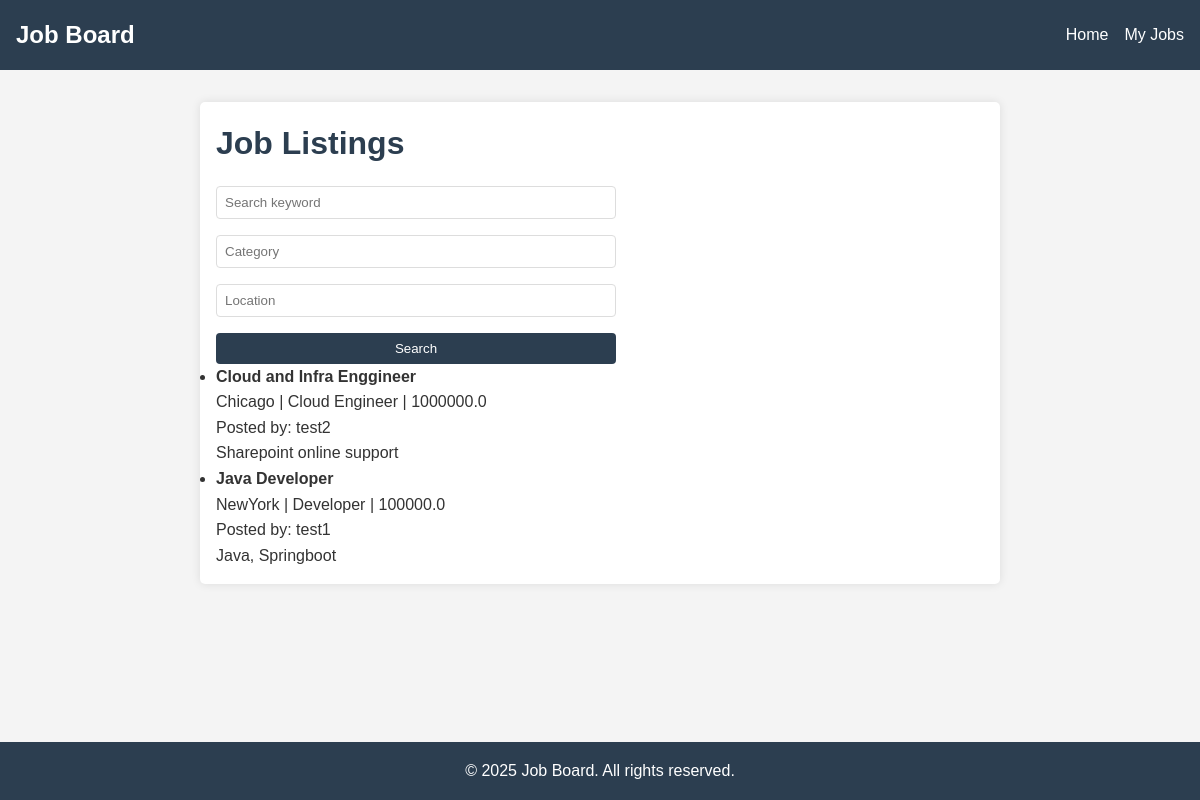
The page /job-listings (signed in) on the database its author committed.
### backend/models.py (models this page shows)
class Job(db.Model):
    __tablename__ = 'job'
    id = db.Column(db.Integer, primary_key=True)
    title = db.Column(db.String(100), nullable=False)
    description = db.Column(db.Text)
    location = db.Column(db.String(100))
    salary = db.Column(db.Float)
    category = db.Column(db.String(100))
    employer_id = db.Column(db.Integer, db.ForeignKey('employer.id'), nullable=False)
    employer = db.relationship('Employer', back_populates='jobs', lazy=True)
    applications = db.relationship('Application', back_populates='job', lazy=True)

class Employer(db.Model):
    __tablename__ = 'employer'
    id = db.Column(db.Integer, primary_key=True)
    name = db.Column(db.String(100), nullable=False)
    email = db.Column(db.String(120), unique=True, nullable=False)
    password = db.Column(db.String(200), nullable=False)
    company = db.Column(db.String(100))
    jobs = db.relationship('Job', back_populates='employer', lazy=True)

### backend/app.py (the view)
    @app.route('/job-listings')
    def job_listings():
        q = request.args.get('q', '').strip()
        category = request.args.get('category', '').strip()
        location = request.args.get('location', '').strip()
        query = Job.query
        if q:
            like = f"%{q}%"
            query = query.filter(
                Job.title.ilike(like) | Job.description.ilike(like)
            )
        if category:
            query = query.filter(Job.category.ilike(f"%{category}%"))
        if location:
            query = query.filter(Job.location.ilike(f"%{location}%"))
        jobs = query.order_by(Job.id.desc()).all()
        return render_template(
            'job_listings.html',
            jobs=jobs,
            q=q,
            category=category,
            location=location
        )

### templates/job_listings.html (shortened to what this page needs)
<!DOCTYPE html>
<html lang="en">
<head>
    <link rel="stylesheet" href="{{ url_for('static', filename='css/style.css') }}">
</head>
<body>
<nav>
    <h2>Job Board</h2>
    <ul>
        <li><a href="{{ url_for('index') }}">Home</a></li>
        {% if session.get('role') == 'employer' %}
            <li><a href="{{ url_for('employer_jobs') }}">My Jobs</a></li>
        {% endif %}
    </ul>
</nav>
<main>
    <h1>Job Listings</h1>
    <form method="get" action="{{ url_for('job_listings') }}">
        <input type="text" name="q" placeholder="Search keyword" value="{{ q }}">
        <input type="text" name="category" placeholder="Category" value="{{ category }}">
        <input type="text" name="location" placeholder="Location" value="{{ location }}">
        <button type="submit">Search</button>
    </form>
    <ul>
        {% for job in jobs %}
            <li>
                <strong>{{ job.title }}</strong><br>
                {{ job.location }} | {{ job.category }} | {{ job.salary or 'N/A' }}<br>
                Posted by: {{ job.employer.name if job.employer else 'Unknown' }}<br>
                <p>{{ job.description }}</p>
            </li>
        {% else %}
            <li>No jobs found.</li>
        {% endfor %}
    </ul>
</main>
<footer>
    <p>&copy; 2025 Job Board. All rights reserved.</p>
</footer>
</body>
</html>

### static/css/style.css (style rules this page uses)
* { margin: 0; padding: 0; box-sizing: border-box; }
body { font-family: 'Arial', sans-serif; line-height: 1.6; background-color: #f4f4f4; color: #333; }
nav { background-color: #2c3e50; color: white; padding: 1rem; display: flex; justify-content: space-between; align-items: center; }
nav h2 { margin: 0; }
nav ul { list-style: none; display: flex; gap: 1rem; }
nav a { color: white; text-decoration: none; }
main { max-width: 800px; margin: 2rem auto; padding: 1rem; background: white; border-radius: 5px; box-shadow: 0 0 10px rgba(0, 0, 0, 0.1); }
h1 { color: #2c3e50; margin-bottom: 1rem; }
form { display: grid; gap: 1rem; max-width: 400px; }
input, select, textarea, button { padding: 0.5rem; border: 1px solid #ddd; border-radius: 4px; }
button { background-color: #2c3e50; color: white; border: none; cursor: pointer; }
a { color: #2980b9; text-decoration: none; }
footer { text-align: center; padding: 1rem; background-color: #2c3e50; color: white; position: fixed; width: 100%; bottom: 0; }

### rows shown on the page
Job: title "Cloud and Infra Enggineer", location "Chicago", category "Cloud Engineer", salary "1000000.0", employer "test2", description "Sharepoint online support"
Job: title "Java Developer", location "NewYork", category "Developer", salary "100000.0", employer "test1", description "Java, Springboot"
